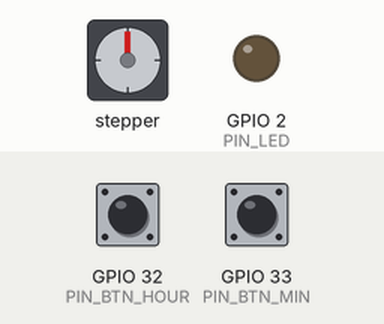
Bench run of a sketch on a simulated ESP32. Parts: stepper motor, output pins drawn as LEDs (lit = HIGH). Wiring (inferred from the names in the program): stepper motor (2048 steps per turn assumed): coils GPIO 16, GPIO 17, GPIO 5, GPIO 18. Dashed ring = blinking. The inputs (shaded band) are chosen by the test bench; at power-on: GPIO 32 (PIN_BTN_HOUR) HIGH, GPIO 33 (PIN_BTN_MIN) HIGH. The local clock reads 2024-03-15 10:24:30 at power-on unless the sketch sets it; EEPROM starts erased; pins used as bus, display or sensor lines are not drawn.

Above: at 1.3 s.
1.4 s: GPIO 32 (PIN_BTN_HOUR) pulled LOW for 0.3 s
At 3.73 s:
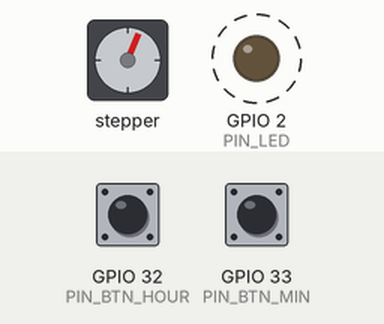
At 6.04 s:
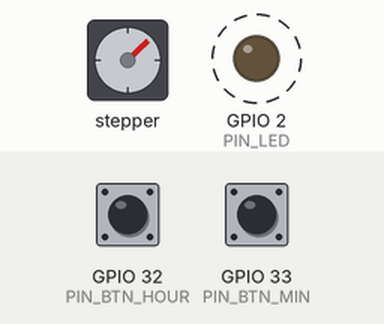
7.7 s: GPIO 32 (PIN_BTN_HOUR) pulsed LOW 5 times (0.12 s each, 0.3 s apart)
At 9.51 s:
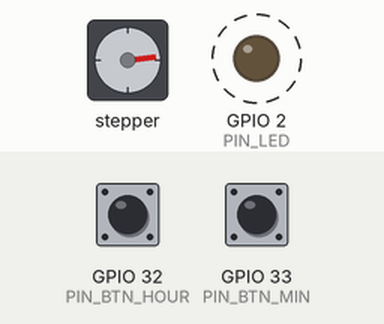
Timing chart, 0 to 26.1 s (numbered marks = the images above; inputs shaded):
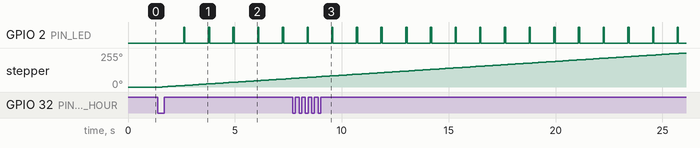

Measured:
- after the input at 1.4 s, GPIO 2 (PIN_LED): alternates HIGH for 0.06 s and LOW for 1.1 s, starting after 1.2 s; stepper: keeps turning clockwise at about 11°/s, starting after 0.20 s

The sketch:

flip_clock_kit.ino
```cpp
/*
 * Flip Clock Kit — standalone firmware
 * ------------------------------------
 * Drives the NotKuro flip-clock mechanism (MakerWorld 908946) in the Tuny
 * case with a single 28BYJ-48 stepper, no WiFi, no Home Assistant, no cloud.
 * Time comes from a DS3231 real-time clock (battery-backed, so it survives
 * power outages). Two buttons set the time. That's the whole product.
 *
 * Board: ESP32 dev board (Arduino framework)
 * RTC:   DS3231 on I2C (SDA=21, SCL=22), CR2032 backup cell
 * Motor: 28BYJ-48 via ULN2003 driver
 * Power: 5V 2A barrel jack -> screw-terminal split to ESP32 (VIN) and ULN2003
 *
 * Mechanism assumption: the stepper drives the MINUTE drum directly, and the
 * HOUR drum advances mechanically once per minute-drum revolution. The
 * firmware only ever counts minutes; the hardware handles hours.
 * If your mechanism variant drives the hour drum separately, see README.
 *
 * Written for the Christmas 2026 gift kits. Attribution:
 *   Mechanism: NotKuro · Case: Tuny · Firmware rewrite: Alex de Brantes
 */

#include <Wire.h>
#include <RTClib.h>
#include <Preferences.h>

// ---------------------------------------------------------------------------
// CALIBRATE PER BUILD — every printed mechanism is slightly different.
// ---------------------------------------------------------------------------
const float STEPS_PER_FLIP = 136.5; // half-steps of the 28BYJ-48 per 1-min flip
                                   // Tuny's reference used 136; community tuning
                                   // lands ~136.53 (8190 steps/hour). Start here,
                                   // calibrate per build -- see README.
const int   STEP_DELAY_MS  = 8;       // ms per half-step during normal flips
const int   BOOT_STEP_DELAY_MS = 4;   // faster during boot fast-forward
const int   MAX_BOOT_FLIPS = 1440;   // cap boot fast-forward at 24h of flips
// ---------------------------------------------------------------------------

// ULN2003 inputs -> ESP32 pins (IN1..IN4). Labeled Dupont leads in the kit.
const int PIN_IN1 = 16;
const int PIN_IN2 = 17;
const int PIN_IN3 = 5;
const int PIN_IN4 = 18;

// Time-set buttons, wired to GND, INPUT_PULLUP (press = LOW).
const int PIN_BTN_HOUR = 32;   // advances one hour per press
const int PIN_BTN_MIN  = 33;   // advances one minute per press

const int PIN_LED = 2;         // built-in LED: blinks on each flip

// 28BYJ-48 half-step sequence (8 steps). Forward = minute drum forward.
const uint8_t HALF_STEP[8][4] = {
  {1,0,0,0},
  {1,1,0,0},
  {0,1,0,0},
  {0,1,1,0},
  {0,0,1,0},
  {0,0,1,1},
  {0,0,0,1},
  {1,0,0,1},
};

RTC_DS3231 rtc;
Preferences prefs;

int      stepPhase = 0;      // current position in HALF_STEP table
float    stepCarry = 0.0;    // fractional-step accumulator (drift correction)
int      shownMinute = -1;   // last minute shown on the drums (0..1439)
uint32_t lastNvsWrite = 0;

void motorPins(uint8_t a, uint8_t b, uint8_t c, uint8_t d) {
  digitalWrite(PIN_IN1, a);
  digitalWrite(PIN_IN2, b);
  digitalWrite(PIN_IN3, c);
  digitalWrite(PIN_IN4, d);
}

void motorOff() {
  motorPins(0, 0, 0, 0);     // de-energize: no heat, no holding current
}

// Step the motor N half-steps forward. Fractional carry keeps long-term
// drift at zero even when STEPS_PER_FLIP isn't an integer.
void stepMotor(float steps, int delayMs) {
  stepCarry += steps - (int)steps;
  int whole = (int)steps;
  if (stepCarry >= 1.0) { whole += 1; stepCarry -= 1.0; }

  for (int i = 0; i < whole; i++) {
    stepPhase = (stepPhase + 1) % 8;
    motorPins(HALF_STEP[stepPhase][0], HALF_STEP[stepPhase][1],
              HALF_STEP[stepPhase][2], HALF_STEP[stepPhase][3]);
    delay(delayMs);
  }
  motorOff();
}

void flipMinute(int delayMs) {
  stepMotor(STEPS_PER_FLIP, delayMs);
  digitalWrite(PIN_LED, HIGH); delay(60); digitalWrite(PIN_LED, LOW);
}

int minutesSinceMidnight(const DateTime& t) {
  return t.hour() * 60 + t.minute();
}

// Persist position cheaply: every 15 min + on every manual set is plenty.
// (Writing flash on every flip would wear NVS out in about a year.)
void savePosition(int mins) {
  prefs.putInt("lastMin", mins);
  lastNvsWrite = millis();
}

void setup() {
  Serial.begin(115200);
  pinMode(PIN_IN1, OUTPUT); pinMode(PIN_IN2, OUTPUT);
  pinMode(PIN_IN3, OUTPUT); pinMode(PIN_IN4, OUTPUT);
  motorOff();
  pinMode(PIN_BTN_HOUR, INPUT_PULLUP);
  pinMode(PIN_BTN_MIN, INPUT_PULLUP);
  pinMode(PIN_LED, OUTPUT);

  Wire.begin();  // SDA=21, SCL=22
  prefs.begin("flipclock", false);

  if (!rtc.begin()) {
    // No RTC found: blink SOS on the LED and halt. Check the wiring.
    while (true) {
      digitalWrite(PIN_LED, HIGH); delay(150);
      digitalWrite(PIN_LED, LOW);  delay(150);
    }
  }
  if (rtc.lostPower()) {
    // RTC battery dead or first boot: start at 12:00, user sets the time.
    rtc.adjust(DateTime(2026, 12, 25, 12, 0, 0));
  }

  // Boot fast-forward: drums may be behind after a power outage.
  // NVS remembers the last shown minute; step forward to RTC time.
  DateTime now = rtc.now();
  int target = minutesSinceMidnight(now);
  int last = prefs.getInt("lastMin", -1);

  int flips = 0;
  if (last >= 0) {
    flips = target - last;
    if (flips < 0) flips += 1440;          // crossed midnight
    if (flips > MAX_BOOT_FLIPS) flips = MAX_BOOT_FLIPS;
  }
  for (int i = 0; i < flips; i++) {
    flipMinute(BOOT_STEP_DELAY_MS);
  }
  shownMinute = target;
  savePosition(shownMinute);
}

// Advance the RTC by n minutes and drive the drums to match.
void advanceClock(int n) {
  DateTime now = rtc.now();
  rtc.adjust(now + TimeSpan(n * 60));
  for (int i = 0; i < n; i++) flipMinute(STEP_DELAY_MS);
  shownMinute = minutesSinceMidnight(rtc.now());
  savePosition(shownMinute);
}

// Button helper: returns true once per press, then repeats while held.
bool buttonPressed(int pin, uint32_t &lastState, uint32_t &lastRepeat, bool &wasDown) {
  bool down = (digitalRead(pin) == LOW);
  uint32_t t = millis();
  bool fire = false;
  if (down && !wasDown) {                 // fresh press
    fire = true; lastRepeat = t;
  } else if (down && wasDown && t - lastRepeat > 350 && t - lastState > 800) {
    fire = true; lastRepeat = t;          // held: repeat
  }
  if (down && !wasDown) lastState = t;
  wasDown = down;
  // crude debounce: ignore state younger than 40ms on release
  return fire;
}

uint32_t hState=0, hRepeat=0, mState=0, mRepeat=0;
bool hWas=false, mWas=false;

void loop() {
  // Time-set buttons.
  if (buttonPressed(PIN_BTN_MIN, mState, mRepeat, mWas)) advanceClock(1);
  if (buttonPressed(PIN_BTN_HOUR, hState, hRepeat, hWas)) advanceClock(60);

  // Normal operation: flip whenever the RTC minute rolls over.
  DateTime now = rtc.now();
  int m = minutesSinceMidnight(now);
  if (shownMinute >= 0 && m != shownMinute) {
    int n = m - shownMinute;
    if (n < 0) n += 1440;                 // midnight rollover
    if (n > 0 && n <= 5) {                // small gap: catch up silently
      for (int i = 0; i < n; i++) flipMinute(STEP_DELAY_MS);
      shownMinute = m;
    } else if (n > 5) {                   // large gap (was asleep?): resync
      shownMinute = m;                    // drums already fast-forwarded at boot
    }
    if (millis() - lastNvsWrite > 15UL * 60UL * 1000UL) savePosition(shownMinute);
  }
  delay(250);
}
```
